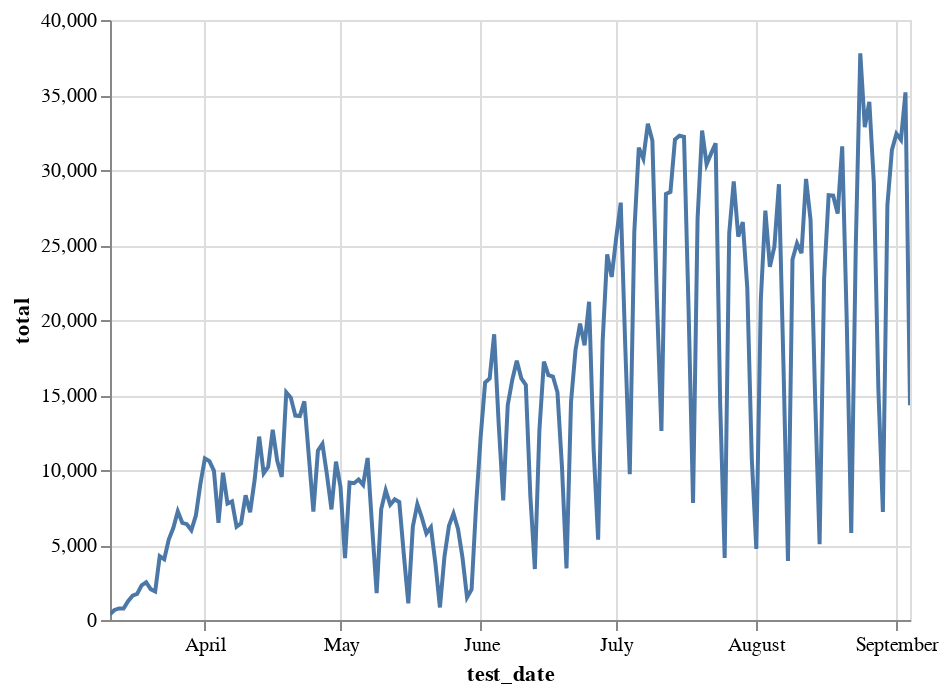

Write notebook code for a chart like this one.
### Code cell
alt.Chart(ti.reset_index().assign(total=lambda x: (x.Yes+x.No))).mark_line().encode(
    x='test_date',
    y='total',
    tooltip=['test_date', 'total']
).interactive()

### Figure 1 — Vega-Lite specification as saved in the notebook (floating-point values rounded to 4 significant figures; data arrays with more than 128 entries replaced by an {"elided": "..."} marker saying what was removed)
{"config": {"view": {"continuousWidth": 400, "continuousHeight": 300}}, "data": {"name": "data-c72402a56891e1468143204cc5ef1a4a"}, "mark": "line", "encoding": {"tooltip": [{"type": "temporal", "field": "test_date"}, {"type": "quantitative", "field": "total"}], "x": {"type": "temporal", "field": "test_date"}, "y": {"type": "quantitative", "field": "total"}}, "selection": {"selector021": {"type": "interval", "bind": "scales", "encodings": ["x", "y"]}}, "$schema": "https://vega.github.io/schema/vega-lite/v4.8.1.json", "datasets": {"data-c72402a56891e1468143204cc5ef1a4a": {"elided": "178 records"}}}
